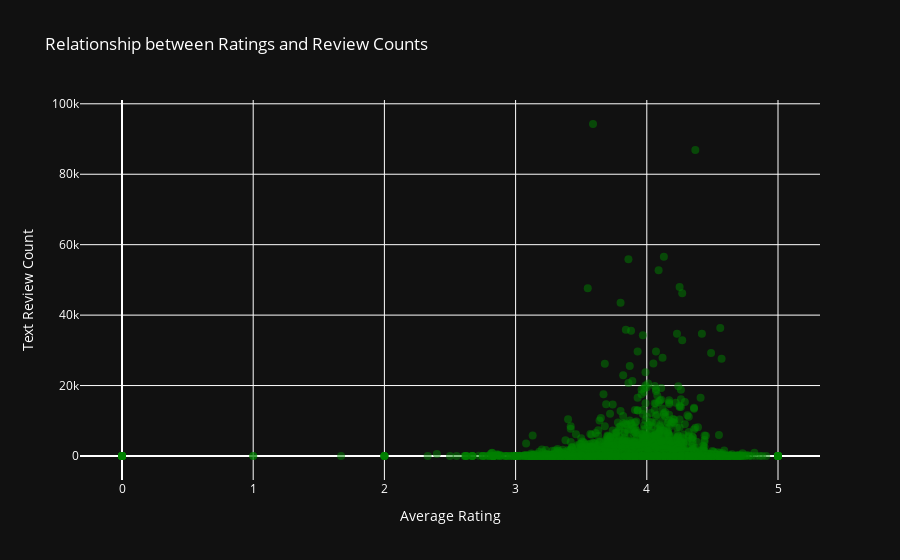

Notebook code cell kept with this figure:
### Code cell
## Is there any relationship between ratings and review counts?
fig = go.Figure(data=go.Scatter(
    x=books_data['average_rating'],
    y=books_data['text_reviews_count'],
    mode='markers',
    marker=dict(
        color='green',
        size=8,
        opacity=0.5
    )
))

fig.update_layout(
    title="Relationship between Ratings and Review Counts",
    xaxis_title="Average Rating",
    yaxis_title="Text Review Count",
    plot_bgcolor='rgb(17, 17, 17)',
    paper_bgcolor='rgb(17, 17, 17)',
    font=dict(color='white')
)

fig.show()

### Figure 1 — Plotly figure (JSON) as saved in the notebook; plotly's stock layout.template omitted (floating-point values rounded to 4 significant figures; data arrays with more than 128 entries replaced by an {"elided": "..."} marker saying what was removed)
{"data": [{"marker": {"color": "green", "opacity": 0.5, "size": 8}, "mode": "markers", "type": "scatter", "x": {"elided": "11123 float values"}, "y": {"elided": "11123 int values"}}], "layout": {"font": {"color": "white"}, "paper_bgcolor": "rgb(17, 17, 17)", "plot_bgcolor": "rgb(17, 17, 17)", "title": {"text": "Relationship between Ratings and Review Counts"}, "xaxis": {"title": {"text": "Average Rating"}}, "yaxis": {"title": {"text": "Text Review Count"}}}}
